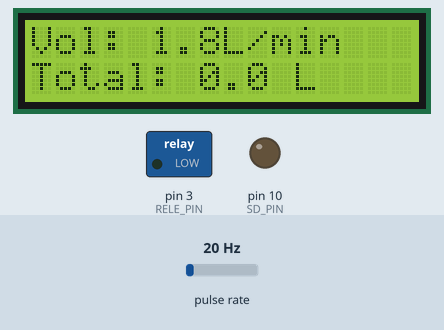
Recording of a sketch running on a simulated Arduino Uno, built with avr-gcc and run on an emulated ATmega328P. Parts: 16×2 character LCD, switched loads named in the sketch (green lamp = pin HIGH), output pins drawn as LEDs (lit = HIGH). Wiring (inferred from the names in the program): pulse sensor: data pin 2. The inputs (shaded band) are chosen by the test bench; at power-on: pulse rate 20 Hz. Storage starts empty; what the sketch prints to the serial monitor is not drawn.

Above: at 5.3 s.
5.4 s: pulse rate (sensor on pin 2) set to 4 Hz
At 8.1 s:
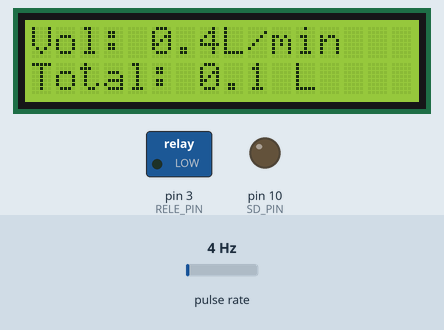
8.4 s: pulse rate (sensor on pin 2) set to 50 Hz
At 10.6 s:
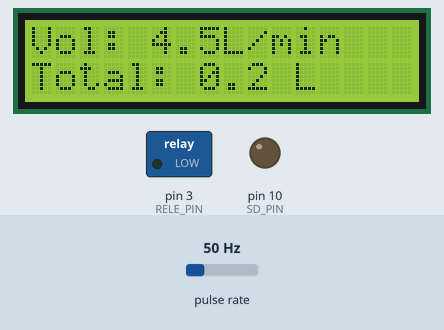
11.4 s: pulse rate (sensor on pin 2) set to 100 Hz
At 12.9 s:
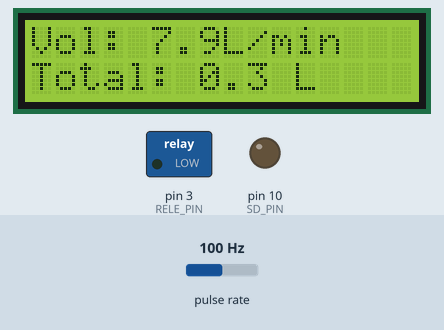
Timing chart, 0 to 14.4 s (numbered marks = the images above; inputs shaded):
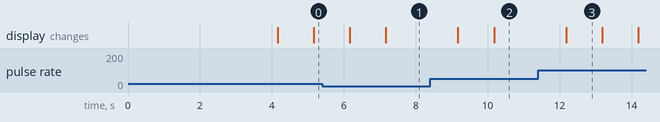

Measured:
- after the input at 5.4 s, the display: first changes after 0.77 s (image 1 shows a later state)
- after the input at 8.4 s, the display: first changes after 0.77 s (image 2 shows a later state)
- what the display in image 3 shows lasts 1.0 s, from 12.2 s to 13.2 s

The sketch:

filtro_agua_uv.ino
```cpp
/*
  Water flow/min and total volume control for a UV wather filter.

  This program drives a unipolar water flow sensor model YF-B1.
  At the same time, store the volume data to a SD card using a Datalogger drive.
  This is to prevent loose volume data if light go off.


  Created 17 May 2023
  (Modified...)
  create by HAARALA, Jonatan
*/
/*
  ESPECIFICACIONES del caudalimetro:
  Modelo: YF-SB1
  Tipo de sensor: efecto Hall
  Material: LATÓN Plateado
  Rosca externa: G 1/2"
  Posición de montaje: Horizontal Vertical
  Tensión de trabajo: 5V - 18V. (recomendado 12)
  Corriente de funcionamiento Máx.: 15mA (5V)
  Tipo de salida: 5V TTL
  Resistencia de aislamiento> 100MΩ
  Caudal de trabajo: 1 L/m a 30 L/m.
  Presión máxima del agua: 1.75MPa
  Precisión: ± 2% -5%
  Temperatura de funcionamiento: -40ºC a +80ºC.
  Temperatura del líquido: No más de 120°C
  Rango de humedad de trabajo: 25% -95% HR
  Ciclo de trabajo de salida: 50% + -10%
  Pulsos de salida: 477 pulsos por litro de agua (16 a 357Hz)
  Pulso de velocidad de flujo: Frecuencia (Hz) = 11 * Q ± 5% *Caudal (L / min)
  Dimensiones:44mm x 28mm x 28 mm
  Cable Rojo: Conector alimentación positivo.
  Cable Negro: Conector alimentación negativo.
  Cable Amarillo: Salida de señal.
  Longitud del cable: 30cm
  Grado de protección de entrada: IP65
  Peso: 76g
*/

/* ++++++++++ LIBRARIES ++++++++++ */
#include <SPI.h>
#include <SD.h>     // librerias de la lectora SD
#include <LiquidCrystal_I2C.h>  // libreria de la pantalla
#include <Wire.h>

LiquidCrystal_I2C lcd(0x3f, 16, 2);

char filename[] = "DATALOG.txt";
File sdFile;

// GLOBAL VARIABLES

// water flow sensor variables
const int SENSOR_PIN = 2; // n° de pin para el sensor de flujo
const int RELE_PIN = 3;
const int LED_PIN = 8;
const int SD_PIN = 10;
const int measureInterval = 2500;
volatile int pulseConter;
unsigned long frequency;
float volume = 0;
long t0 = 0;
float WATER = 0;
unsigned long datoRestaurado;
float TOTAL = 0;

// Velocidad de flujo K para los distintos modelos de caudalimetros
// YF-S201
//const float factorK = 7.5;

// YF-B1
const float factorK = 11;

// FS400A
//const float factorK = 3.5;

// FS300A
//const float factorK = 5.5;

/************** FUNCTIONS *******************/
unsigned long readSD() {
  unsigned long v;
  File archivo = SD.open(filename);

  if (archivo) { // Sé que no es tipo bool, pero es compatible en contexto booleano. true: el archivo se pudo abrir; false: el archivo no se pudo abrir

    //archivo.readBytes((byte*)&v, sizeof(unsigned long)); // Lectura binaria
    v = archivo.parseInt(); // Lectura textualizada
    archivo.close(); // Siempre es buena práctica cerrar un archivo cuando no se necesita
  }
  else Serial.println(F("El archivo no se pudo abrir o no existe; el contador iniciara desde cero"));

  return v;
}

void CountPulse()
{
  pulseConter++;
}


/*++++++++++++++++++ MAIN PROGRAM ++++++++++++++++++*/
void setup()
{
  Serial.begin(9600);

  pinMode(SENSOR_PIN, INPUT);
  pinMode(RELE_PIN, OUTPUT);
  pinMode(SD_PIN, OUTPUT);

  Wire.begin();
  lcd.init();
  lcd.backlight();

  interrupts();

  t0 = millis();
  attachInterrupt(digitalPinToInterrupt(SENSOR_PIN), CountPulse, RISING);

  lcd.setCursor(3, 0);
  lcd.println("INICIANDO");
  lcd.setCursor(4, 1);
  lcd.print("SISTEMA");
  delay(3000);

  /*
     Esto es un chequeo por si el sistema se apaga.
     Leemos el archivo de forma inicial de forma que guarde en una variable
     el ultimo valor medido de litros totales
  */
  // Verifica que la SD card funciona correctamente
  if (!SD.begin(10)) {
    lcd.clear();
    lcd.print("dont work!");
  }
  delay(1000);
  // Si el archivo no existe lo crea, sino avanza
  if (!SD.exists(filename)) {
    sdFile = SD.open(filename, FILE_WRITE);
    if (sdFile) {
      lcd.print("FILE CREATED!");
      sdFile.close();
    }
    else {
      lcd.print("COULDN'T CREATE!");
    }
  }
  else {
    sdFile = SD.open(filename);
    if (sdFile.size() > 0) {

      lcd.clear();
      lcd.setCursor(2, 0);
      lcd.println("RESTAURANDO");
      lcd.setCursor(0, 1);
      lcd.print("DATOS MEDIDOS...");

      // Restaura el dato de litros totales consumidos en caso de un interrupcion
      datoRestaurado = readSD();
      TOTAL += (int)datoRestaurado;
      delay(1000);
      lcd.print("DATA RESTORED");
    }
    sdFile.close();
    lcd.clear();
  }
}

void loop()
{
  if (millis() - t0 > 1000) {
    t0 = millis();
    frequency += pulseConter;
    Serial.println(frequency);

    float flow_Lmin = (pulseConter / factorK);
    WATER = frequency * 1.0 / 4770;
    pulseConter = 0;

    if (frequency >= 0)
    {
      if (flow_Lmin == 0)
      {
        digitalWrite(RELE_PIN, HIGH);
        digitalWrite(LED_PIN, LOW);
        lcd.clear();
        lcd.setCursor(0, 0);
        lcd.print("Vol: 0.00");
        lcd.print(" L/min");
        lcd.setCursor(0, 1);
        lcd.print("Total: ");
        lcd.print(TOTAL);
        lcd.print(" L");
      }
      else
      {
        digitalWrite(RELE_PIN, LOW);
        digitalWrite(LED_PIN, HIGH);
        SD.remove(filename);
        sdFile = SD.open(filename, FILE_WRITE);
        TOTAL += WATER;
        lcd.clear();
        lcd.setCursor(0, 0);
        lcd.print("Vol: ");
        lcd.print(flow_Lmin, 1);
        lcd.print("L/min");
        lcd.setCursor(0, 1);
        lcd.print("Total: ");
        lcd.print(TOTAL, 1);
        lcd.print(" L");

        if (sdFile)
        {
          sdFile.println(TOTAL, 0);
          Serial.println("GUARDADO");
          sdFile.close();
        }
        else
        {
          Serial.println("error al guardar");
        }
      }
    }
    Serial.println("FRECUENCIA NULA AHORA");
  }
}
```
